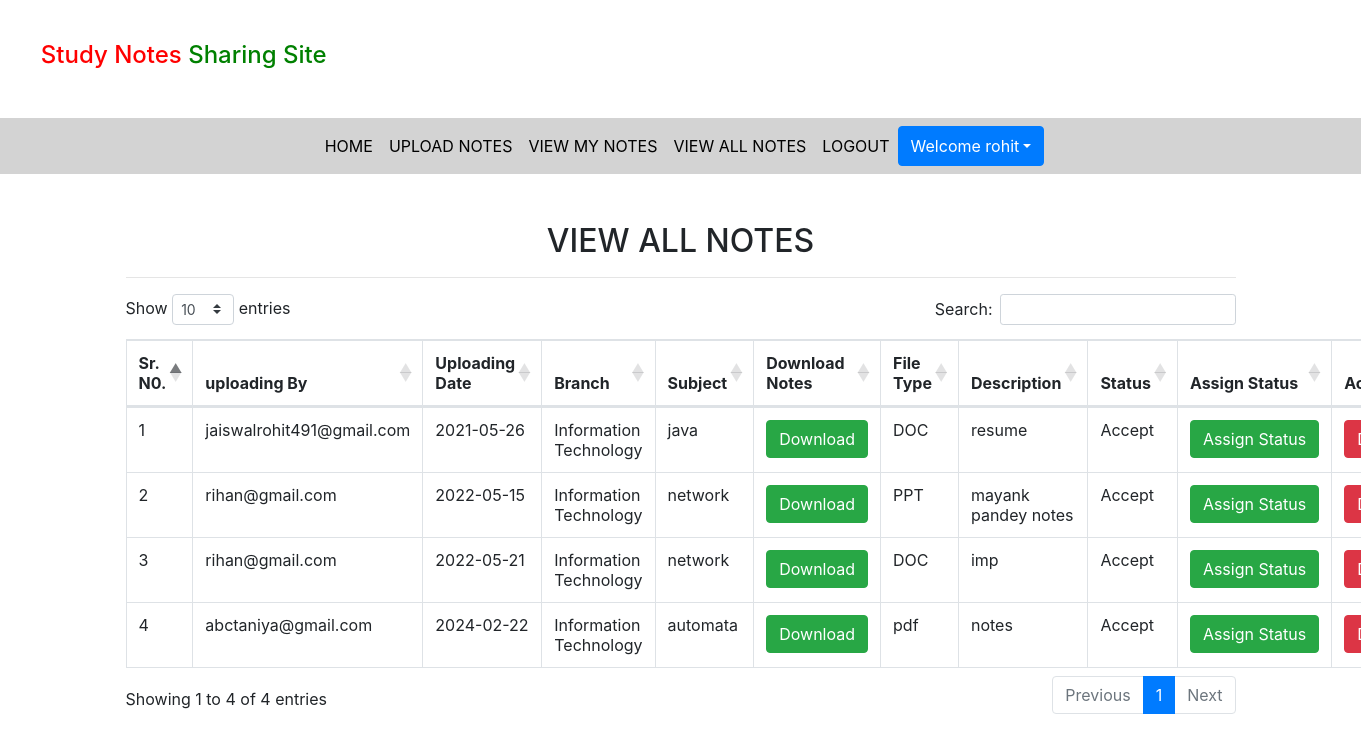
The page /viewallnotes (signed in) on the database its author committed.
### notes/models.py (models this page shows, shortened)
class Notes(models.Model):
    user = models.ForeignKey(User, on_delete=models.CASCADE)
    uploadingdate = models.CharField(max_length=30)
    branch = models.CharField(max_length=30)
    subject = models.CharField(max_length=30,)
    notesfile = models.FileField(null=True)
    filetype = models.CharField(max_length=30,)
    description = models.CharField(max_length=200, null=True)
    status=models.CharField(max_length=15,)

### notes/views.py (the view)
# urls.py: path('viewallnotes',viewallnotes,name='viewallnotes'),
def viewallnotes(request):
    if not request.user.is_authenticated:
        return redirect('login')
    notes = Notes.objects.filter(status="Accept")
    d = {'notes':notes}
    return render(request,'viewallnotes.html',d)

### notes/templates/viewallnotes.html (shortened to what this page needs)
{% extends 'usernavigation.html' %}
{% load static %}
{% block body %}
<link rel="stylesheet" href="https://cdnjs.cloudflare.com/ajax/libs/twitter-bootstrap/4.5.2/css/bootstrap.css">
<link rel="stylesheet" href="https://cdn.datatables.net/1.10.24/css/dataTables.bootstrap4.min.css">
<div class="container mt-5">
    <h2 class="text-center">VIEW ALL NOTES</h2>
    <HR>
    <table class="table table-bordered" id="example">
       <thead>
           <tr>
               <th>Sr. N0.</th>
               <th>uploading By</th>
               <th>Uploading Date</th>
               <th>Branch</th>
               <th>Subject</th>
               <th>Download Notes</th>
               <th>File Type</th>
               <th>Description</th>
               <th>Status</th>
               <th>Assign Status</th>
               <th>Action</th>
           </tr>
       </thead>
       <tbody>
           {% for i in notes %}
           <tr>
               <td>{{forloop.counter}}</td>
               <td>{{i.user.username}}</td>
               <td>{{i.uploadingdate}}</td>
               <td>{{i.branch}}</td>
               <td>{{i.subject}}</td>
               <td><a href="{{i.notesfile.url}}" class="btn btn-success" download>Download</a></td>
               <td>{{i.filetype}}</td>
               <td>{{i.description}}</td>
               <td>{{i.status}}</td>
               <td><a href="{% url 'assign_status' i.id %}" class = "btn btn-success">Assign&nbsp;Status</a></td>
               <td><a href="{% url 'delete_notes' i.id %}" class = "btn btn-danger" onclick="return confirm('Are you sure?')">Delete</a></td>
           </tr>
           {% endfor %}
        </tbody>
   </table>
</div>
{% endblock %}

### notes/templates/usernavigation.html (shortened to what this page needs)
<html lang="en">
<head>
    {% load static %}
  <link rel="stylesheet" href="https://maxcdn.bootstrapcdn.com/bootstrap/4.3.1/css/bootstrap.min.css">
  <link rel="stylesheet" href="https://use.fontawesome.com/releases/v5.6.3/css/all.css"></head>
  <link rel="stylesheet" href="{% static 'css/mystyle.css'%}">
</head>
<body>
<h4 style = "padding : 3%"><span style="color:red">Study Notes</span><span style="color:green"> Sharing Site</span></h4>
<nav class=" navbar navbar-expand-sm justify-content-center" style = "background-color: lightgrey;">
<ul class="navbar-nav">
  <li class="navbar-item">
      <a class="nav-link" href="{% url 'profile' %}">HOME</a>
  </li>
  <li class="navbar-item">
    <a class="nav-link" href="{% url 'upload_notes' %}">UPLOAD NOTES</a>
  </li>
  <li class="navbar-item">
    <a class="nav-link" href="{% url 'view_mynotes' %}">VIEW MY NOTES</a>
  </li>
  <li class="navbar-item">
    <a class="nav-link" href="{% url 'viewallnotes' %}">VIEW ALL NOTES</a>
  </li>
  <li class="navbar-item">
    <a class="nav-link" href="{% url 'logout' %}">LOGOUT</a>
  </li>
<div class="btn-group">
    <button type="button" class="btn btn-primary dropdown-toggle" data-toggle="dropdown">Welcome {{request.user.first_name}}</button>
</div>
</ul>
</nav>
</body>
</html>
{% block body %}
{% endblock %}

### notes/static/css/mystyle.css (style rules this page uses)
.nav-link { color : black }

### rows shown on the page
Notes: user.username "jaiswalrohit491@gmail.com", uploadingdate "2021-05-26", branch "Information Technology", subject "java", filetype "DOC", description "resume", status "Accept"
Notes: user.username "rihan@gmail.com", uploadingdate "2022-05-15", branch "Information Technology", subject "network", filetype "PPT", description "mayank pandey notes", status "Accept"
Notes: user.username "rihan@gmail.com", uploadingdate "2022-05-21", branch "Information Technology", subject "network", filetype "DOC", description "imp", status "Accept"
Notes: user.username "abctaniya@gmail.com", uploadingdate "2024-02-22", branch "Information Technology", subject "automata", filetype "pdf", description "notes", status "Accept"

### other values the page prints
{{ request.user.first_name }} "rohit"
